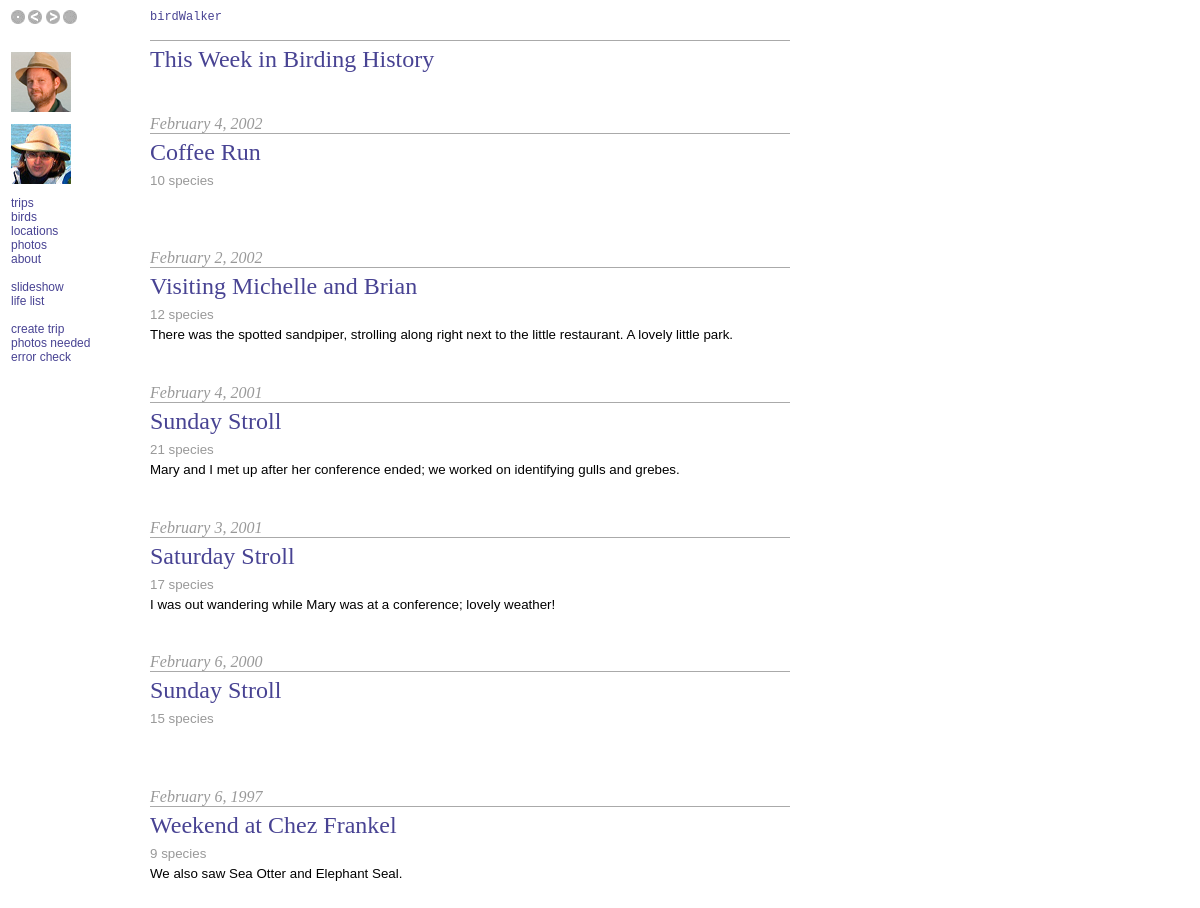
The page /onthisdate.php on the database its author committed.
### tables this page shows
CREATE TABLE trip (
  objectid mediumint(9) NOT NULL auto_increment,
  Leader text,
  ReferenceURL text,
  Name text,
  Notes text,
  Date date default NULL,
  PRIMARY KEY  (objectid),
  KEY dateIndex (date)
) TYPE=MyISAM;

### onthisdate.php (the view, shortened to what this page needs)
<?php
require("./birdwalker.php");
$localtimearray = localtime(time(), 1);
$dayStart = $localtimearray["tm_yday"] - 3;
$dayStop = $localtimearray["tm_yday"] + 3;
$tripsOnThisDate = performQuery("
    SELECT *, date_format(Date, '%M %e, %Y') AS niceDate
      FROM trip
      WHERE Month(Date)='" . ($localtimearray["tm_mon"] + 1) . "' AND
        DayOfYear(Date)>='" . $dayStart . "' AND DayOfYear(Date)<='" . $dayStop . "'
        AND Year(Date)<" . getLatestYear() . "
      ORDER BY Date DESC"); ?>
<html>
  <head>
    <link title="Style" href="./stylesheet.css" type="text/css" rel="stylesheet">
  </head>
  <body>
    <div class="contentright">
	  <div class=titleblock>
	    <div class=pagetitle>This Week in Birding History</div>
      </div>
<?    while ($info = mysql_fetch_array($tripsOnThisDate))
      {
          $tripSpeciesCount = performCount("SELECT COUNT(DISTINCT(sighting.objectid)) from sighting where sighting.TripDate='" . $info["Date"] . "'"); ?>
		  <p>&nbsp;</p>
          <div class="pagesubtitle"><?= $info["niceDate"] ?></div>
		  <div class="titleblock">
              <span class="pagetitle">
                  <a href="./tripdetail.php?tripid=<?=$info["objectid"]?>"/>
                      <?= $info["Name"] ?>
              </span>
              <div class="subheading"><?= $tripSpeciesCount ?> species</div>
          </div>
          <div class=report-content><?= $info["Notes"] ?><br clear="all"/></div>
<?	  } ?>
    </div>
  </body>
</html>

### stylesheet.css (style rules this page uses)
.contentright { font: 10pt Arial; left: 150px; width: 640px; top: 40px; padding-bottom: 30px; position: absolute; }
.pagetitle { font: 18pt Times, Serif; color:#484393 }
.pagesubtitle { font: 12pt Times, Serif; font-style: italic; color: #999999 }
.subheading { margin-top: 7px; margin-bottom: 2px; color: #999999 }
.titleblock { border-top: solid 1px #AAAAAA; padding-top: 5px; margin-bottom: 5px }
.report-content { font: 10pt Arial, Serif }
a { color:#484393; text-decoration:none; }

### rows shown on the page
trip: niceDate "February 4, 2002", Name "Coffee Run", tripSpeciesCount "10"
trip: niceDate "February 2, 2002", Name "Visiting Michelle and Brian", tripSpeciesCount "12", Notes "There was the spotted sandpiper, strolling along right next to the little restaurant. A lovely little park."
trip: niceDate "February 4, 2001", Name "Sunday Stroll", tripSpeciesCount "21", Notes "Mary and I met up after her conference ended; we worked on identifying gulls and grebes."
trip: niceDate "February 3, 2001", Name "Saturday Stroll", tripSpeciesCount "17", Notes "I was out wandering while Mary was at a conference; lovely weather!"
trip: niceDate "February 6, 2000", Name "Sunday Stroll", tripSpeciesCount "15"
trip: niceDate "February 6, 1997", Name "Weekend at Chez Frankel", tripSpeciesCount "9", Notes "We also saw Sea Otter and Elephant Seal."
